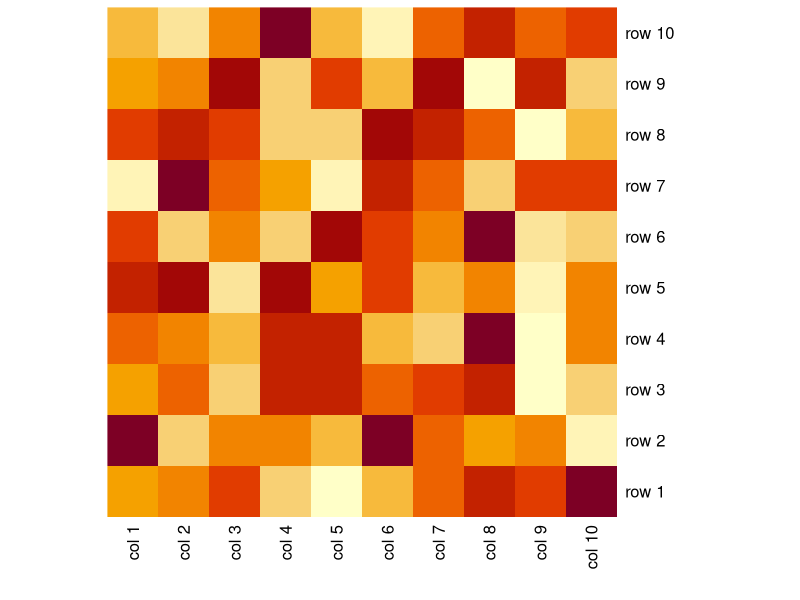

Here is the R script that generated this plot:
data <- matrix(rnorm(100, 0, 10), nrow = 10, ncol = 10)           # Create example data
colnames(data) <- paste("col", 1:10)                             # Column names
rownames(data) <- paste("row", 1:10)   
View (data)
heatmap(data, Rowv = NA, Colv = NA)

